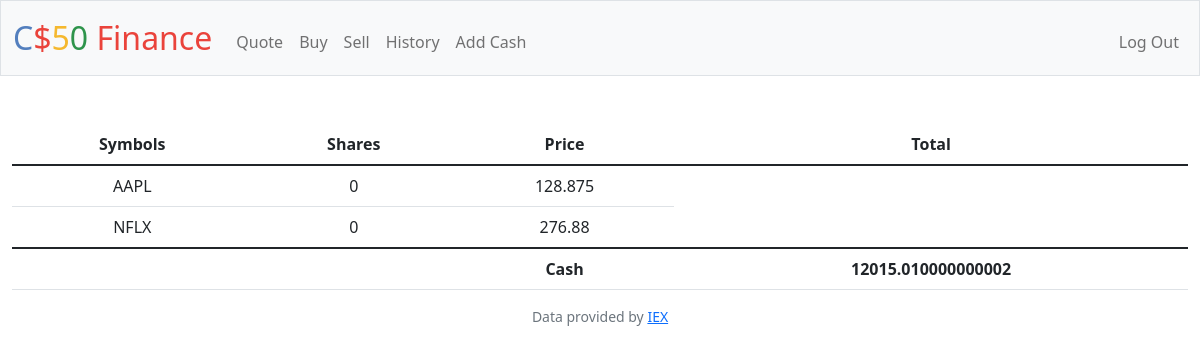
The page / (signed in) on the database its author committed.
### tables this page shows
CREATE TABLE 'transactions' ('id' INTEGER PRIMARY KEY AUTOINCREMENT NOT NULL, 'user_id' INTEGER, 'symbol' TEXT, 'shares' INTEGER, 'price' REAL, 'date' DATETIME);

CREATE TABLE users (id INTEGER PRIMARY KEY AUTOINCREMENT NOT NULL, username TEXT NOT NULL, hash TEXT NOT NULL, cash NUMERIC NOT NULL DEFAULT 10000.00);

### app.py (the view)
@app.route("/")
@login_required
def index():
    user_id = session["user_id"]
    transactions_db = db.execute(
        "SELECT symbol, SUM(shares) AS shares, price FROM transactions WHERE user_id = ? GROUP BY symbol", user_id)
    cash_db = db.execute("SELECT cash FROM users WHERE id = ?", user_id)
    cash = cash_db[0]["cash"]
    return render_template("index.html", database=transactions_db, cash=cash)

### app.py (called while the page is built)
@app.after_request
def after_request(response):
    response.headers["Cache-Control"] = "no-cache, no-store, must-revalidate"
    response.headers["Expires"] = 0
    response.headers["Pragma"] = "no-cache"
    return response

### helpers.py (called while the page is built)
def login_required(f):
    @wraps(f)
    def decorated_function(*args, **kwargs):
        if session.get("user_id") is None:
            return redirect("/login")
        return f(*args, **kwargs)
    return decorated_function

### templates/index.html (shortened to what this page needs)
{% extends "layout.html" %}
{% block main %}
    <table class = "table">
        <thead>
            <tr>
                <th scope="col"> Symbols</th>
                <th scope="col">Shares</th>
                <th scope="col">Price</th>
                <th scope="col">Total</th>
            </tr>
        </thead>
        <tbody>
            {% for row in database %}
            <tr>
                <td>{{ row["symbol"] }}</td>
                <td>{{ row["shares"] }}</td>
                <td>{{ row["price"] }}</td>
            </tr>
            {% endfor %}
        </tbody>
        <tfoot>
               <td></td>
               <td></td>
               <th scope="1">Cash</th>
               <th scope="1">{{ cash }}</th>
        </tfoot>
    </table
{% endblock %}

### rows shown on the page
transactions: symbol "AAPL", shares "0", price "128.875"
transactions: symbol "NFLX", shares "0", price "276.88"
users: cash "12015.010000000002"
